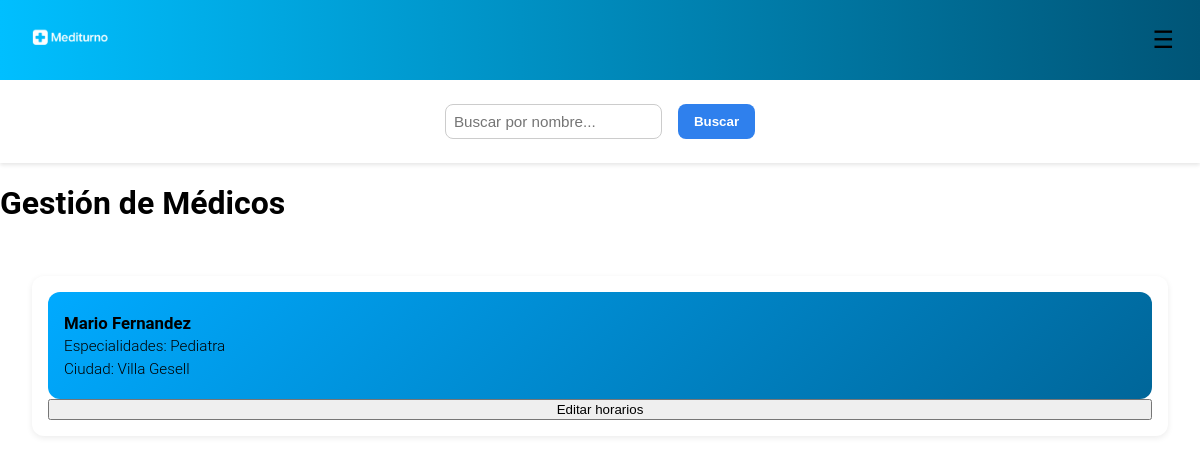
The page /clinic_admin/gestionar_medicos/ (signed in) on the database as committed earlier.
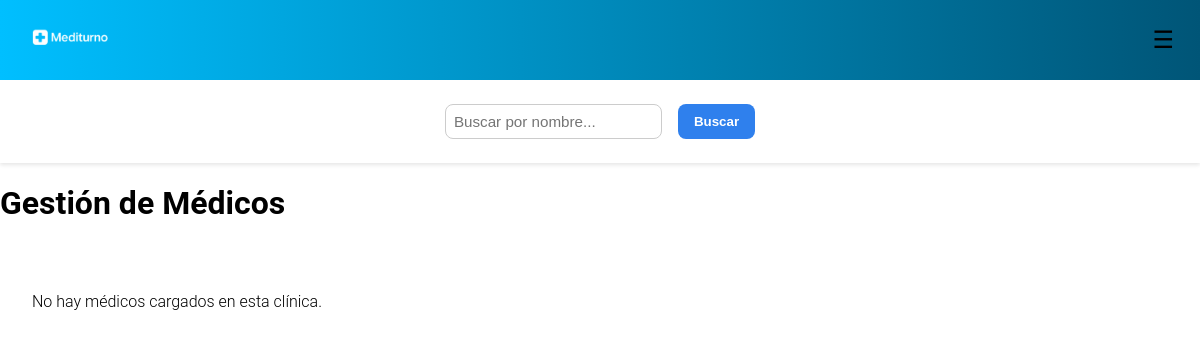
The same page on the database as committed later.
### users/models.py (models this page shows, shortened)
class MedicoProfile(models.Model):
    user = models.OneToOneField('CustomUser', on_delete=models.CASCADE, related_name='medico_profile')
    especialidades = models.ManyToManyField('Especialidad', related_name='medicos')
    clinica = models.ForeignKey(
        'CustomUser',
        on_delete=models.SET_NULL,
        null=True,
        blank=True,
        limit_choices_to={'role': 'clinic'},
        related_name='medicos_en_clinica'
    )
    matricula = models.CharField(max_length=30)

class CustomUser(AbstractUser):
    objects = CustomUserManager()
    USER_TYPES = (
        ('user', 'User'),
        ('medic', 'Medic'),
        ('clinic', 'Clinic'),
    )
    OBRA_SOCIAL_CHOICES = (
        ('osde', 'OSDE'),
        ('swiss_medical', 'Swiss Medical'),
        ('galeno', 'Galeno'),
        ('medife', 'Medifé'),
        ('other', 'Other')
    )
    CIUDAD_CHOICES = (
        ('villa_gesell', 'Villa Gesell'),
        ('pinamar', 'Pinamar'),
        ('madariaga', 'Madariaga'),
    )
    role = models.CharField(max_length=10, choices=USER_TYPES, default='user', blank=True, null=True)
    obra_social = models.CharField(
        max_length=20,
        choices=OBRA_SOCIAL_CHOICES,
        default='other',
        blank=True,
        null=True
    )
    numero_afiliado = models.CharField(
        max_length=20,
        unique=True,
        null=True,
        blank=True,
        validators=[
            RegexValidator(
                regex=r'^\d{8,12}$',
                message="Número de afiliado debe contener entre 8 y 12 dígitos numéricos",
                code='invalid_numero_afiliado'
            )
        ]
    )
    dni = models.CharField(
        max_length=8,
        null=True,
        blank=True,
        validators=[
            RegexValidator(
                regex=r'^\d{8}$',
                message="El DNI debe contener exactamente 8 dígitos numéricos",
                code='invalid_dni'
            )
        ]
    )
    email = models.EmailField(unique=True)
    nombre = models.CharField(max_length=50,blank=True,null=True)
    apellido = models.CharField(max_length=50, blank=True, null=True)
    fecha_nacimiento = models.DateField(validators=[validate_birth_date], blank=True, null=True)
    telefono = models.CharField(
        max_length=15,
        blank=True,
        null=True,
        validators=[
            RegexValidator(
                regex=r'^\+?\d{7,15}$',
                message="El teléfono debe contener entre 7 y 15 dígitos, opcionalmente con un prefijo internacional.",
                code='invalid_telefono'
            )
        ]
    )
    ciudad = models.CharField(
        max_length=50,
        choices=CIUDAD_CHOICES,
        default='villa_gesell',
        blank=True,
        null=True
    )
    direccion = models.CharField(
        max_length=2048,
        blank=True,
        null=True
    )
    def is_clinic(self):
        return self.role == 'clinic'

class Especialidad(models.Model):
    nombre = models.CharField(max_length=100)
    def __str__(self):
        return self.nombre

### clinic_admin/views.py (the view)
# urls.py: path("gestionar_medicos/", views.gestionar_medicos, name="gestionar_medicos"),
@login_required
def gestionar_medicos(request):
    if not request.user.is_clinic():
        return HttpResponseBadRequest("No autorizado")
    medicos = MedicoProfile.objects.filter(clinica=request.user)
    return render(request, "clinic_admin/gestionar_medico.html", {
        "medicos": medicos,
        "dias_choices": DiaDeAtencion.DIA_CHOICES
    })

### clinic_admin/templates/clinic_admin/gestionar_medico.html (shortened to what this page needs)
{% load static %}
<!DOCTYPE html>
<html lang="es">
<head>
    <link rel="stylesheet" href="{% static 'appointments/css/buscador.css' %}">
    <link rel="stylesheet" href="{% static 'css/global.css' %}">
</head>
<body>
    {% include "includes/header_admin.html" %}
    <form method="get">
        <input type="text" name="q" placeholder="Buscar por nombre..." value="{{ request.GET.q|default:'' }}">
        <button type="submit">Buscar</button>
    </form>
    <h1>Gestión de Médicos</h1>
    <div class="medicos-lista">
        {% for medico in medicos %}
            <div class="medico-card">
                <div class="info">
                    <p><strong>{{ medico.user.nombre }} {{ medico.user.apellido }}</strong></p>
                    <p>Especialidades:
                    {% for especialidad in medico.especialidades.all %}
                        {{ especialidad }}{% if not forloop.last %}, {% endif %}
                    {% endfor %}
                    </p>
                    <p> Ciudad: {{ medico.user.get_ciudad_display }}</p>
                </div>
                <button onclick="editarHorarios({{ medico.id }})">Editar horarios</button>
            </div>
        {% empty %}
            <p>No hay médicos cargados en esta clínica.</p>
        {% endfor %}
    </div>
</body>
</html>

Rows that differ between the two databases and show on the page:
no longer on this page (row edited): MedicoProfile: user.nombre "Mario", user.apellido "Fernandez", user.ciudad "Villa Gesell"
no longer on this page (row unchanged): Especialidad: nombre "Pediatra"
Other text that changed with them:
text now shown: "No hay médicos cargados en esta clínica."
